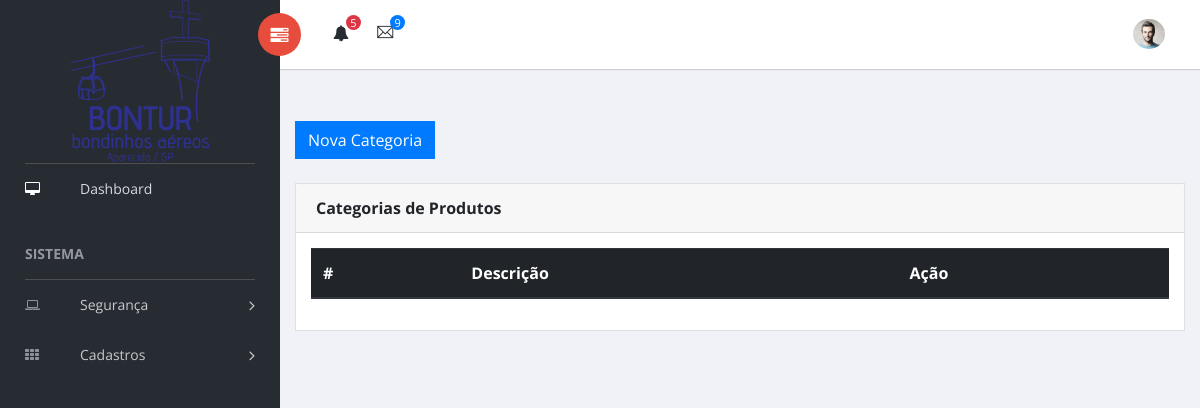
/index.php?exe=categorias/index (signed in), run on an earlier commit of the app's database.
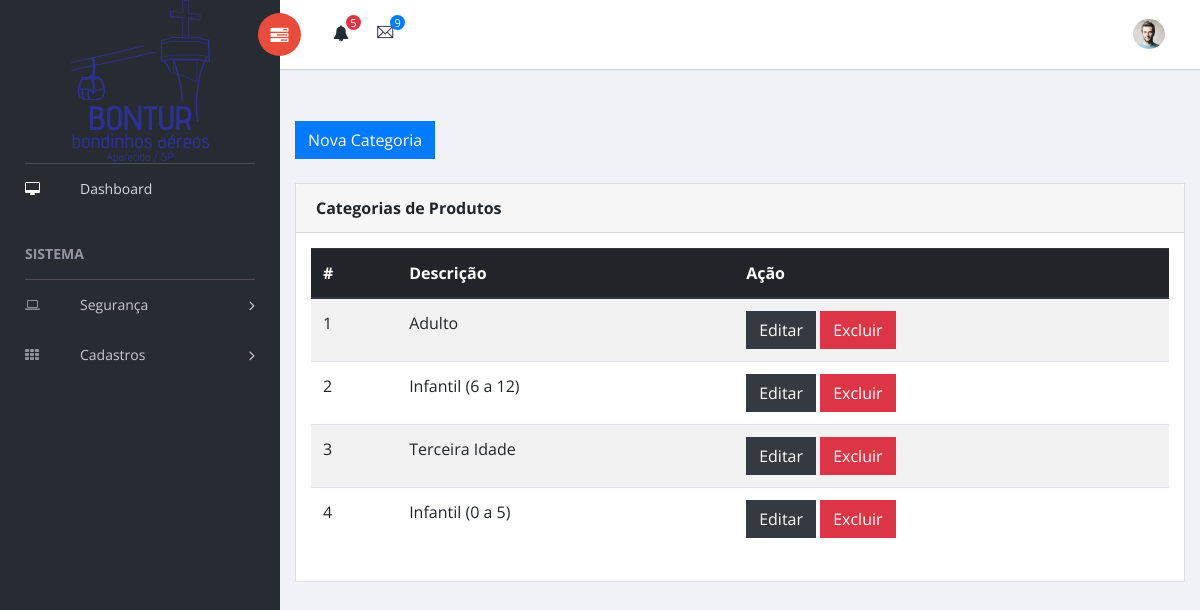
And on a later commit of the database.
### tables this page shows
CREATE TABLE IF NOT EXISTS `categorias` (
  `id` int(11) NOT NULL AUTO_INCREMENT,
  `descricao` varchar(100) NOT NULL,
  `data_criacao` datetime NOT NULL DEFAULT CURRENT_TIMESTAMP,
  `data_alteracao` datetime NOT NULL DEFAULT CURRENT_TIMESTAMP ON UPDATE CURRENT_TIMESTAMP,
  PRIMARY KEY (`id`)
);

### src/ado/TRecord.class.php (called while the page is built, shortened)
<?php
abstract class TRecord
{
    protected $data;
    private function getEntity()
    {
        $function = new \ReflectionClass($this);
        $classe = substr(strtolower($function->getShortName()), 1);
        $tabela = str_replace('record', '', $classe);
        return $tabela;
    }
    public function __set($prop, $value)
    {
        $prop = strtolower($prop);
        if (method_exists($this, 'set' . $prop)) :
            call_user_func(array($this, 'set' . $prop), $value);
        else :
            $this->data[$prop] =  ($value == '' ? null : $value) ;
        endif;
    }
    public function __get($prop)
    {
        if (method_exists($this, 'get' . $prop)) :
            return call_user_func(array($this, 'get' . $prop));
        else :
            return $this->data[$prop];
        endif;
    }
    public function fromArray($data)
    {
        $data = array_map('strip_tags', $data);
        $data = array_map('trim', $data);
        $this->data = $data;
    }
    public function load($id)
    {
        $sql = new TSQLSelect($this->getEntity());
        $sql->addColumn('*');
        $criterio = new TCriterio();
        $criterio->add(new TFilter('id', '=', $id));
        $sql->setCriterio($criterio);
        if ($conn = TTransaction::get()) :
            $sql->Execute(TSQLSelect::FETCH_OBJECT, $this);
            if ($sql->getResult()) :
                $objeto = $sql->getResult();
                return $objeto;
            endif;
        else :
            throw new Exception('Não há transação ativa!');
        endif;
    }
    public function getAll()
    {
        try {
            $criterio = new TCriterio();
            $criterio->add(new TFilter('id', '>', 0));
            $criterio->setProperty('ORDER', 'id');
            $repository = new TRepository($this->getEntity());
            return $repository->load($criterio);
        } catch (Exception $e) {
            WSErro($e->getMessage(), WS_ERROR, 'Oppsss');
        }
    }
}

### src/ado/TFilter.class.php (called while the page is built, shortened)
<?php
class TFilter extends TExpression
{
    private $variable;
    private $operator;
    private $value;
    private function transform($value)
    {
        if (is_array($value)):
            foreach ($value as $x):
                if (is_integer($x)):
                    $foo[] = $x; elseif (is_string($x)):
                    $foo[] = "'$x'";
        endif;
        endforeach;
        $result = '(' . implode(',', $foo) . ')';
        elseif (is_string($value)):
            $result = "'$value'";
        elseif (is_null($value)):
            $result = 'NULL';
        elseif (is_bool($value)):
            $result = $value ? 'TRUE' : 'FALSE'; else:
            $result = $value;
        endif;
        return $result;
    }
    public function __construct($variable, $operator, $value)
    {
        $this->variable = $variable;
        $this->operator = $operator;
        $this->value = $this->transform($value);
    }
    public function dump()
    {
        return "{$this->variable} {$this->operator} {$this->value}";
    }
}

### src/ado/TCriterio.class.php (called while the page is built, shortened)
<?php
class TCriterio extends TExpression
{
    private $expressions;
    private $operators;
    private $properties;
    public function __construct()
    {
        $this->expressions = array();
        $this->operators = array();
    }
    public function add(TExpression $expression, $operator = self::AND_OPERATOR)
    {
        if (empty($this->expressions)) :
            unset($operator);
        endif;
        $this->operators[] = isset($operator) ? $operator : null;
        $this->expressions[] = $expression;
    }
    public function dump()
    {
        $result = '';
        if (is_array($this->expressions)) :
            foreach ($this->expressions as $i => $expression) :
                $operator = $this->operators[$i];
                $result .= $operator . $expression->dump() . ' ';
            endforeach;
            $result = trim($result);
            return "({$result})";
        endif;
    }
    public function setProperty($property, $value)
    {
        $property = strtolower($property);
        if (isset($value)) :
            $this->properties[$property] = $value;
        else :
            $this->properties[$property] = null;
        endif;
    }
    public function getProperty($property)
    {
        if (isset($this->properties[$property])) :
            return $this->properties[$property];
        endif;
    }
}

### src/ado/TRepository.class.php (called while the page is built, shortened)
<?php
final class TRepository
{
    private $class;
    public function __construct($class)
    {
        $this->class = $class;
    }
    public function load(TCriterio $criterio)
    {
        $sql = new TSQLSelect();
        $sql->addColumn('*');
        $sql->setEntity($this->class);
        $sql->setCriterio($criterio);
        if ($conn = TTransaction::get()) :
            $objeto = 'App\model\T' . ucwords($this->class) . 'Record';
            $sql->Execute(TSQLSelect::FETCH_OBJECT, $objeto, true);
            return $sql->getResult();
        else :
            throw new Exception('Não há transação ativa!');
        endif;
    }
}

### src/ado/TSQLSelect.class.php (called while the page is built, shortened)
<?php
class TSQLSelect extends TSqlInstruction
{
    private $Result;
    private $Columns;
    private function getTermos()
    {
        if ($this->Criterio) :
            $order = $this->Criterio->getProperty('order');
            $limit = $this->Criterio->getProperty('limit');
            $offset = $this->Criterio->getProperty('offset');
        endif;
    }
    private function getObjetos($object = null, $colletion = null)
    {
        if ($colletion) {
            $objetos = array();
            while ($row = parent::$Statement->fetchObject($object)) :
                $objetos[] = $row;
            endwhile;
            return $objetos;
        }
        return parent::$Statement->fetchObject(get_class($object));
    }
    protected function getColumns()
    {
        return implode(', ', $this->Columns);
    }
    public function addColumn($Coluna)
    {
        $this->Columns[] = $Coluna;
    }
    public function getResult()
    {
        return $this->Result;
    }
    public function Execute($fetch_style = self::FETCH_ALL, $object = null, $colletion = null)
    {
        parent::Connect();
        try {
            parent::$Statement->execute();
            if ($fetch_style != self::FETCH_ALL) :
                return $object ? $this->Result = $this->getObjetos(
                    $object,
                    $colletion
                ) : $this->Result = parent::$Statement->fetchObject();
            endif;
            $this->Result = parent::$Statement->fetchAll();
        } catch (PDOException $e) {
            WSErro("<b>Erro ao executar a consulta:</b> {$e->getMessage()}", $e->getCode());
        }
    }
}

### src/ado/TSqlInstruction.class.php (called while the page is built, shortened)
<?php
abstract class TSqlInstruction
{
    protected $Sql;
    protected static $Conn;
    protected function Connect()
    {
        self::$Conn = TConn::getInstance();
        self::$Statement = self::$Conn->prepare($this->Sql);
    }
    final public function setEntity($Entity)
    {
        $this->Entity = strtolower($Entity);
    }
    public function setCriterio(TCriterio $Criterio)
    {
        $this->Criterio = $Criterio;
    }
}

### src/ado/TConn.class.php (called while the page is built, shortened)
<?php
final class TConn
{
    private static $Host = HOST;
    private static $User = USER;
    private static $Pass = PASS;
    private static $Dbsa = DBSA;
    private static $Type = TIPO;
    private static $Instance;
    public static function getInstance()
    {
        try {
            if (self::$Instance == null) :
                switch (self::$Type) {
                    case 'mysql':
                        $dsn = 'mysql:host=' . self::$Host . ';dbname=' . self::$Dbsa;
                        $options = [PDO::MYSQL_ATTR_INIT_COMMAND => 'SET NAMES UTF8mb4'];
                        self::$Instance = new PDO($dsn, self::$User, self::$Pass, $options);
                        break;
                }
            endif;
        } catch (PDOException $e) {
            PHPErro($e->getCode(), $e->getMessage(), $e->getFile(), $e->getLine());
        }
        self::$Instance->setAttribute(PDO::ATTR_ERRMODE, PDO::ERRMODE_EXCEPTION);
        return self::$Instance;
    }
}

### src/ado/TTransaction.class.php (called while the page is built, shortened)
<?php
final class TTransaction
{
    private static $Logger;
    public static function setLogger(TLogger $logger)
    {
        self::$Logger = $logger;
    }
    public static function getLogger()
    {
        return self::$Logger;
    }
    public static function Log($message)
    {
        if (self::$Logger) :
            self::$Logger->write($message);
        endif;
    }
}

### src/ado/TLogger.class.php (called while the page is built, shortened)
<?php
abstract class TLogger
{
    public function __construct($FileName)
    {
        $this->FileName = $FileName;
    }
}

### src/ado/TLoggerHTML.class.php (called while the page is built, shortened)
<?php
class TLoggerHTML extends TLogger
{
    public function write($message)
    {
        $time = date("Y-m-d H:i:s");
        $text = "<p>\n";
        $text .= "    <b>$time</b>\n";
        $text .= "    <i>$message</i>\n";
        $text .= "</p>\n";
        $handler = fopen($this->FileName, 'a');
    }
}

### public/system/categorias/index.php (the view, shortened to what the changed rows need)
<div class="content mt-3">
    <br>
    <br>
    <div class="animated fadeIn">
        <div class="row">
            <div class="col-md-12">
                <div class="card">
                    <div class="card-body">
                        <div class="table-responsive">
                            <table class="table table-striped table-hover" id="tab_list">
                                <thead class="thead-dark">
                                <tr>
                                    <th>#</th>
                                    <th>Descrição</th>
                                    <th>Ação</th>
                                </tr>
                                </thead>
                                <?php
                                $categoria = new TCategoriasRecord();
                                $dados = $categoria->getAll();
                                if ($dados) : ?>
                                    <tbody class="j_list">
                                    <?php
                                    foreach ($dados as $categoria) :
                                        ?>
                                        <tr id="<?= $categoria->id; ?>">
                                            <td><?= $categoria->id; ?></td>
                                            <td><?= $categoria->descricao; ?></td>
                                            <td>
                                                <button class="btn btn-dark j_edit" rel="<?= $categoria->id; ?>">
                                                    Editar
                                                </button>
                                                <button class="btn btn-danger j_delete" rel="<?= $categoria->id; ?>">
                                                    Excluir
                                                </button>
                                            </td>
                                        </tr>
                                    <?php endforeach; ?>
                                    </tbody>
                                <?php endif; ?>
                        </div>
                    </div>
                </div>
            </div>
        </div>
    </div>
</div>

What changed in the data, as far as the page shows it:
added categorias: id "1", descricao "Adulto"
added categorias: id "2", descricao "Infantil (6 a 12)"
added categorias: id "3", descricao "Terceira Idade"
added categorias: id "4", descricao "Infantil (0 a 5)"
